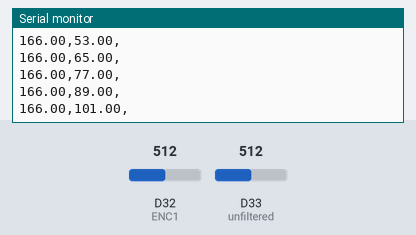
A sketch run on a simulated Arduino Due. Shown: the last lines printed to the serial monitor. The inputs (shaded band) are chosen by the test bench; at power-on: D33 (unfiltered) = 512, D32 (ENC1) = 512 (analog values on the 0–1023 scale).

Above: at 1.3 s.
1.4 s: D33 (unfiltered) set to 716
At 1.41 s:
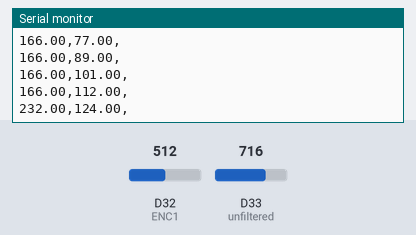
2.9 s: D33 (unfiltered) set to 900
At 2.91 s:
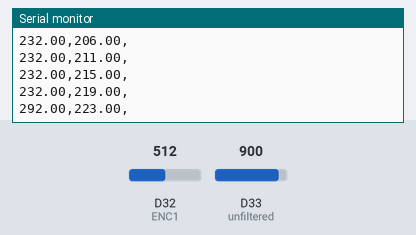
Timing chart, 0 to 5.9 s (numbered marks = the images above; inputs shaded):
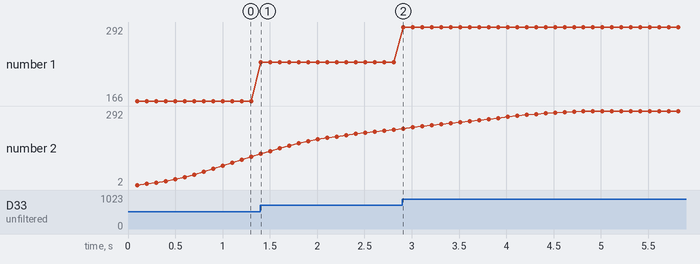

Measured:
- after the input at 1.4 s, the serial monitor: prints a new line at once (image 1)
- after the input at 2.9 s, the serial monitor: prints a new line at once (image 2)
- plotted number 1: 166 → 232 after the input at 1.4 s, 232 → 292 after the input at 2.9 s
- plotted number 2: 112 → 219 after the input at 1.4 s, 219 → 292 after the input at 2.9 s

The sketch:

ENCtest.ino
```cpp
// Encoder Testing Code
// Testing with filtering
// by Ananda Aw, with help from Rodrigo Aceves
#define ENC1 32
#define unfiltered 33

int angle1, raw; // variable to store analog value
float voltage;

#define filter_len 21   // kaiser filter length
float filtered;
float temp[filter_len];
float temp2[filter_len];
float kernelcoef[] = {0.0146, 0.0217,  0.0293, 0.0371, 0.0450, 0.0524, 0.0590, 0.0646, 0.0688, 0.0714, 0.0723,
                        0.0714, 0.0688, 0.0646, 0.0590, 0.0524, 0.0450, 0.0371, 0.0293, 0.0217, 0.0146};
//float kernelcoef[] = {0.0323, 0.0682, 0.1060, 0.1377, 0.1557, 0.1557, 0.1377, 0.1060, 0.0682, 0.0323};

// moving average
#define FILTER_LEN 20
uint32_t AN_Pot1_Buffer[FILTER_LEN] = {0}; // empty buffer
int AN_Pot1_i = 0;

void setup() {
  // put your setup code here, to run once:
  Serial.begin(115200);
  delay(100);

  analogReadResolution(12); // 12 bits 0-4095
}

void loop() {
  // put your main code here, to run repeatedly:
  angle1 = analogRead(ENC1);
  raw = analogRead(unfiltered);
  filtered = conv_rt(raw);  //filtered = readADC_Avg(angle1, AN_Pot1_Buffer);
  voltage = angle1*3.3/4095; // convert to voltage
  //float voltfiltered = filtered*3.3/4095;
  float anglemap = map(angle1, 0, 4095, 0, 333);
  float anglefilt = map(filtered, 0, 4095, 0, 333);\
  float angleraw = map(raw, 0, 4095, 0, 333);
  //int angle = round(anglefilt);
  //int angle2 = round(angleraw);

  Serial.print(angleraw); Serial.print(",");
  //Serial.print(", angle filtered: ");
  Serial.print(anglefilt); Serial.print(","); Serial.println();
  delay(100);
}

float conv_rt(int input)
{
 float output = input*kernelcoef[0];
 temp2[0] = input;

 for(int i = 0; i<(filter_len-1); i++)
 {
  output += temp[i]*kernelcoef[i+1];
  temp2[i+1] = temp[i];
 }

 for(int j =0; j<filter_len; j++)
 {
  temp[j] = temp2[j];
 }
 return output;
}


float mapfloat(float x, float in_min, float in_max, float out_min, float out_max) {
  return (x - in_min) * (out_max - out_min) / (in_max - in_min) + out_min;
}

uint32_t readADC_Avg(int ADC_Raw, uint32_t buffer1[]) //moving average filtering
{
  int i = 0;
  uint32_t Sum = 0;

  buffer1[AN_Pot1_i++] = ADC_Raw;
  if(AN_Pot1_i == FILTER_LEN) // if buffer index full, then reset index
  {
    AN_Pot1_i = 0;
  }
  for(i=0; i<FILTER_LEN; i++)
  {
    Sum += buffer1[i];
  }
  return (Sum/FILTER_LEN);
}
```
